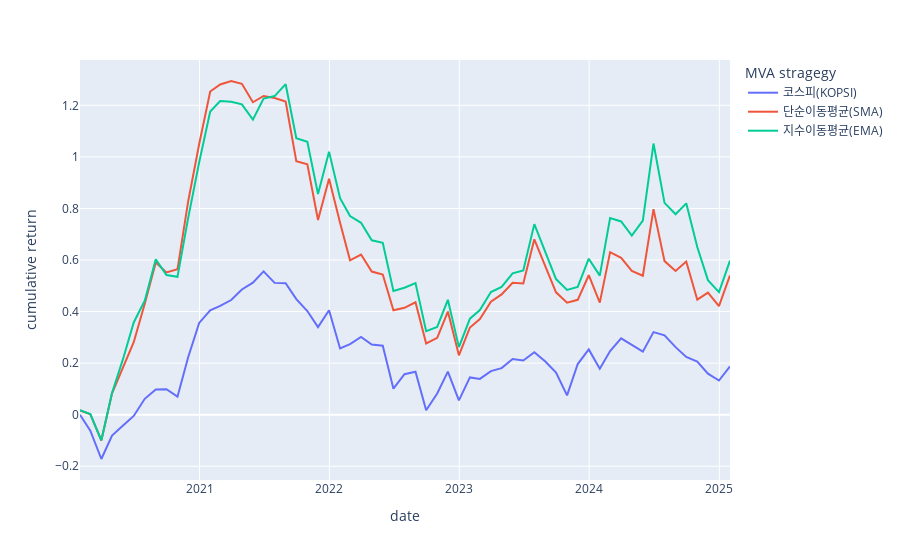

Write notebook code for a chart like this one.
### Code cell
#누적 수익률 지표
print("cumulative return curve")
# 누적 수익률 계산하기
benchmark_cum_returns = (kospi_returns + 1).cumprod() - 1
sma_cum_returns = (sma_returns + 1).cumprod() - 1
ema_cum_returns = (ema_returns + 1).cumprod() - 1

# 자산 정보 결합하기
cum_returns = pd.concat([benchmark_cum_returns, sma_cum_returns, ema_cum_returns], axis=1)
cum_returns.columns = ["코스피(KOPSI)", "단순이동평균(SMA)", "지수이동평균(EMA)"]

# 자산 변화 시각화하기
fig = px.line(data_frame=cum_returns)

# x축, y축 레이블 설정
fig.update_xaxes(title_text='date')
fig.update_yaxes(title_text='cumulative return')

# 범례 제목 설정
fig.update_layout(legend_title_text='MVA stragegy') 

fig.show()
